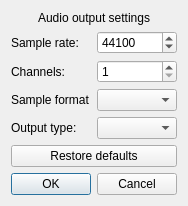
<?xml version="1.0" encoding="UTF-8"?>
<ui version="4.0">
 <class>SetupAudio</class>
 <widget class="QDialog" name="SetupAudio">
  <property name="geometry">
   <rect>
    <x>0</x>
    <y>0</y>
    <width>184</width>
    <height>199</height>
   </rect>
  </property>
  <property name="windowTitle">
   <string>Audio setup</string>
  </property>
  <layout class="QGridLayout" name="gridLayout">
   <item row="1" column="0">
    <widget class="QLabel" name="label">
     <property name="text">
      <string>Sample rate:</string>
     </property>
    </widget>
   </item>
   <item row="6" column="0" colspan="2">
    <widget class="QDialogButtonBox" name="confirm">
     <property name="orientation">
      <enum>Qt::Horizontal</enum>
     </property>
     <property name="standardButtons">
      <set>QDialogButtonBox::Cancel|QDialogButtonBox::Ok</set>
     </property>
    </widget>
   </item>
   <item row="1" column="1">
    <widget class="QSpinBox" name="sampleRate">
     <property name="minimum">
      <number>1000</number>
     </property>
     <property name="maximum">
      <number>500000</number>
     </property>
     <property name="value">
      <number>44100</number>
     </property>
    </widget>
   </item>
   <item row="2" column="0">
    <widget class="QLabel" name="label_2">
     <property name="text">
      <string>Channels:</string>
     </property>
    </widget>
   </item>
   <item row="2" column="1">
    <widget class="QSpinBox" name="channels">
     <property name="minimum">
      <number>1</number>
     </property>
     <property name="maximum">
      <number>10</number>
     </property>
    </widget>
   </item>
   <item row="3" column="0">
    <widget class="QLabel" name="label_3">
     <property name="text">
      <string>Sample format</string>
     </property>
    </widget>
   </item>
   <item row="0" column="0" colspan="2">
    <widget class="QLabel" name="label_4">
     <property name="text">
      <string>Audio output settings</string>
     </property>
     <property name="alignment">
      <set>Qt::AlignCenter</set>
     </property>
    </widget>
   </item>
   <item row="3" column="1">
    <widget class="QComboBox" name="sampleFormat"/>
   </item>
   <item row="5" column="0" colspan="2">
    <widget class="QPushButton" name="restoreDefaults">
     <property name="text">
      <string>Restore defaults</string>
     </property>
    </widget>
   </item>
   <item row="4" column="0">
    <widget class="QLabel" name="output_label">
     <property name="text">
      <string>Output type:</string>
     </property>
    </widget>
   </item>
   <item row="4" column="1">
    <widget class="QComboBox" name="output"/>
   </item>
  </layout>
 </widget>
 <resources/>
 <connections>
  <connection>
   <sender>confirm</sender>
   <signal>rejected()</signal>
   <receiver>SetupAudio</receiver>
   <slot>reject()</slot>
   <hints>
    <hint type="sourcelabel">
     <x>316</x>
     <y>260</y>
    </hint>
    <hint type="destinationlabel">
     <x>286</x>
     <y>274</y>
    </hint>
   </hints>
  </connection>
 </connections>
</ui>
